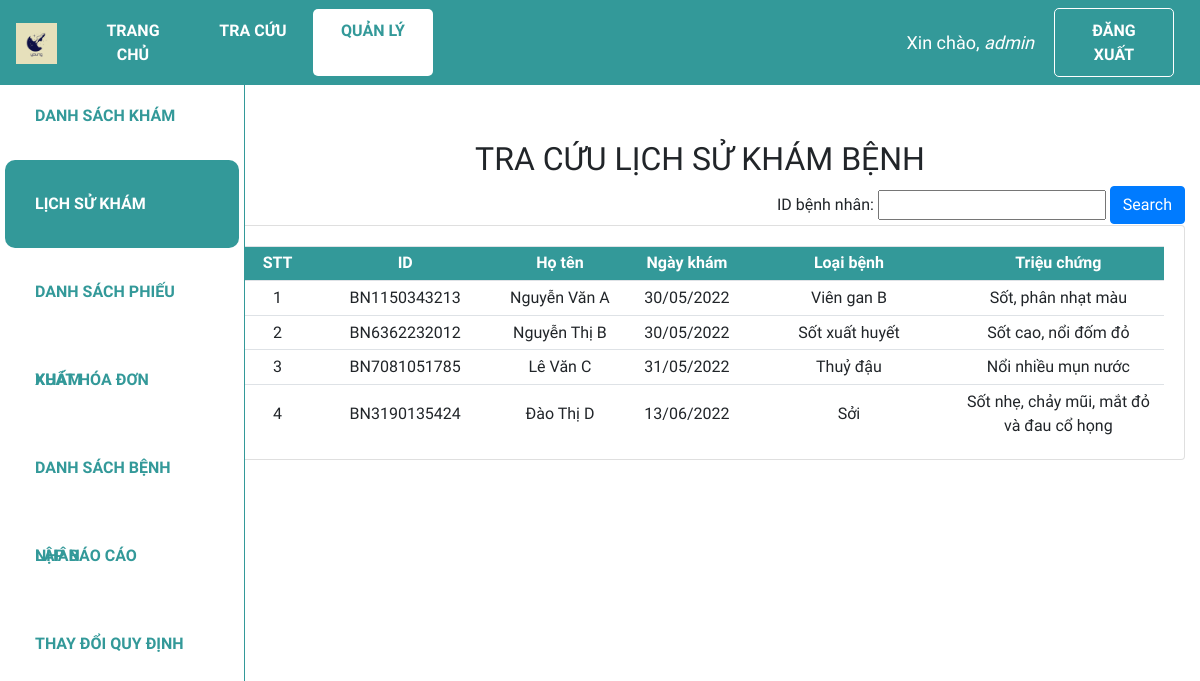
The app's page /lsk (signed in) with its own data.
### web_core/models.py (models this page shows, shortened)
class PHIEUKHAM(models.Model):
    id = ShortUUIDField(
        verbose_name='ID phiếu khám',
        length=10,
        max_length=12,
        prefix="PK",
        alphabet="0123456789",
        primary_key=True
    )
    id_benhnhan = models.ForeignKey(BENHNHAN, on_delete = models.CASCADE,verbose_name = 'ID bệnh nhân', null = True)
    ngay_kham = models.DateTimeField('Ngày khám', auto_now_add = True)
    trieu_chung = models.CharField('Triệu chứng', max_length = 100, blank = False)
    loai_benh = models.ForeignKey(DANHMUC, on_delete = models.CASCADE, limit_choices_to = {'loai':'Bệnh'}, related_name = 'benh',verbose_name = 'Loại bệnh',null = True)

class BENHNHAN(models.Model):
    GIOITINH = (
        ('Nam', 'Nam'),
        ('Nữ', 'Nữ'),
    )
    id = ShortUUIDField(
        verbose_name='ID bệnh nhân',
        length=10,
        max_length=12,
        prefix="BN",
        alphabet="0123456789",
        primary_key=True)
    ho_ten = models.CharField('Họ tên', max_length = 100)
    gioi_tinh = models.CharField('Giới tính', max_length = 3, choices = GIOITINH)
    ngay_sinh = models.DateField('Ngày sinh', default = '01/01/1990', null=True)
    dia_chi = models.CharField('Địa chỉ', max_length = 255, null = True)

class DANHMUC(models.Model):
    CATEGORIES = (
        ('Bệnh', 'Bệnh'),
        ('Thuốc', 'Thuốc'),
        ('Đơn vị', 'Đơn vị'),
        ('Cách dùng', 'Cách dùng'),
    )
    id = ShortUUIDField(
        verbose_name='ID Danh mục',
        length=10,
        max_length=12,
        prefix="DM",
        alphabet="0123456789",
        primary_key=True)
    ten = models.CharField('Tên', max_length=255, unique = True)
    loai = models.CharField('Loại', max_length=20, choices=CATEGORIES)
    gia_tri = models.IntegerField('Giá trị', null=True, blank=True, validators=[MinValueValidator(0)])

### web_core/views.py (the view)
# urls.py: path('lsk',views.lsk, name='quanli_lsk'),
@login_required(login_url='login')
def lsk(request):
    lsk = PHIEUKHAM.objects.all().order_by('ngay_kham')
    enum_lsk = enumerate(lsk, start = 1)
    myFilter = LichSuKhamFilter()
    if request.GET.__contains__('ID'):
        myFilter = LichSuKhamFilter(request.GET,queryset=lsk)
        lsk = myFilter.qs
        enum_lsk = enumerate(lsk, start = 1)
    context ={'lsk': lsk, 'myFilter':myFilter, 'enum_lsk': enum_lsk}
    return render(request, 'web_core/lsk.html',context)

### web_core/templates/web_core/lsk.html (shortened to what this page needs)
{% extends 'web_core/main.html' %}
{% block content %}
<div class="row">
    <div class="col-md-2">
        {% include 'web_core/sidebar.html' %}
    </div>
    <div class="col-md-10">
        <h2 class="table-title" style>TRA CỨU LỊCH SỬ KHÁM BỆNH</h2>
        <div class="btn-text-right">
            <form method="get">
                {{myFilter.form}}
                <button class="btn btn-primary" type="submit">Search</button>
            </form>
        </div>
        <div class="card card-body">
            <table class='table table-sm'>
                <tr class="table-head">
                    <th class="small-content">STT</th>
                    <th class="small-content">ID</th>
                    <th class="mid-content">Họ tên</th>
                    <th class="small-content">Ngày khám</th>
                    <th class="small-content">Loại bệnh</th>
                    <th class="large-content">Triệu chứng</th>
                </tr>
                {% for index,lsk in enum_lsk %}
                <tr>
                    <td class="small-content">{{index}}</td>
                    <td class="mid-content">{{lsk.id_benhnhan.id}}</td>
                    <td class="small-content">{{lsk.id_benhnhan.ho_ten}}</td>
                    <td class="small-content">{{lsk.ngay_kham|date:"d/m/Y"}}</td>
                    <td class="large-content">{{lsk.loai_benh.ten}}</td>
                    <td class="large-content">{{lsk.trieu_chung}}</td>
                </tr>
                {% endfor %}
            </table>
        </div>
    </div>
</div>
{% endblock %}

### web_core/templates/web_core/navbar.html (shortened to what this page needs)
{% load static %}
<nav class="navbar navbar-expand-lg my-navbar fixed-top">
    <a href="{% url 'home' %}">
        <img class="navbar-brand" alt="logo-brand" src="{% static 'images/favicon.png' %}" height="50"
            style="padding-bottom: 4px" />
    </a>
    <div class="collapse navbar-collapse" id="navbarNav">
        {% with request.resolver_match.url_name as url_name %}
        <div class="navbar-nav">
            <a class="nav-item nav-link my-nav-item {% if url_name == 'home' %}my-nav-active{% endif %}"
                href="{% url 'home' %}">Trang chủ</a>
            <a class="nav-item nav-link my-nav-item {% if url_name == 'lsk_guest' %}my-nav-active{% endif %}"
                href="{% url 'lsk_guest' %}">Tra cứu</a>
            <a class="nav-item nav-link my-nav-item {% if 'quanli' in url_name %}my-nav-active{% endif %}"
                href="{% url 'quanli_dskb' %}">Quản lý</a>
        </div>
        {% endwith %}
    </div>
    {% with request.resolver_match.url_name as url_name %}
    {% if request.user.is_authenticated %}
    <span class="hello-msg">Xin chào, <span> {{request.user}} </span></span>
    <a class="nav-item nav-link my-nav-item my-btn" href="{% url 'logout' %}">Đăng xuất</a>
    {% else %}
    <a class="nav-item nav-link my-nav-item my-btn {% if url_name == 'login' %}my-nav-active{% endif %}"
        href="{% url 'login' %}">Đăng nhập</a>
    {% endif %}
    {% endwith %}
</nav>

### web_core/static/css/main.css (style rules this page uses)
* { font-family: 'Baloo 2', cursive; }
html, body { margin: 0; padding: 0; height: 100%; overflow-x: hidden; }

### web_core/templates/web_core/navbar.html (style rules this page uses)
.my-navbar.fixed-top { position: fixed; color: #fff; background-color: #399; z-index: 10; }
.my-nav-item { color: #fff; font-weight: bold; padding: 9.6px 16px !important; text-transform: uppercase; border-radius: 5px; width: 120px; text-align: center; }
.my-nav-active, .my-nav-active:hover { color: #399; background-color: #fff; }
.my-btn { border: 1px solid #fff; margin-right: 10px; }
.hello-msg { font-size: 18px; color: #fff; margin-right: 20px; }
.hello-msg>span { font-style: italic; }

### web_core/templates/web_core/lsk.html (style rules this page uses)
.col-md-2 { padding: 0; }
.col-md-10 { margin-top: 50px; }
.card-body { padding-bottom: 0px; }
.table-title { text-align: center; }
.table td, .table th { vertical-align: middle; text-align: center; }
.small-content { width: 150px; }
.mid-content { width: 250px; }
.large-content { width: 450px; }
.table-head { color: #ffff; background-color: #399; }
.btn-text-right { text-align: right; }

### records on screen
PHIEUKHAM: index "1", id_benhnhan.id "BN1150343213", id_benhnhan.ho_ten "Nguyễn Văn A", ngay_kham "30/05/2022", loai_benh.ten "Viên gan B", trieu_chung "Sốt, phân nhạt màu"
PHIEUKHAM: index "2", id_benhnhan.id "BN6362232012", id_benhnhan.ho_ten "Nguyễn Thị B", ngay_kham "30/05/2022", loai_benh.ten "Sốt xuất huyết", trieu_chung "Sốt cao, nổi đốm đỏ"
PHIEUKHAM: index "3", id_benhnhan.id "BN7081051785", id_benhnhan.ho_ten "Lê Văn C", ngay_kham "31/05/2022", loai_benh.ten "Thuỷ đậu", trieu_chung "Nổi nhiều mụn nước"
PHIEUKHAM: index "4", id_benhnhan.id "BN3190135424", id_benhnhan.ho_ten "Đào Thị D", ngay_kham "13/06/2022", loai_benh.ten "Sởi", trieu_chung "Sốt nhẹ, chảy mũi, mắt đỏ và đau cổ họng"

### other values on screen
{{ request.user }} "admin"
